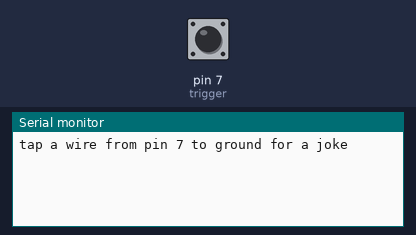
Bench run of a sketch on a simulated Arduino Uno, built with avr-gcc and run on an emulated ATmega328P. Shown: the last lines printed to the serial monitor. The test bench sets the inputs (shaded band); at power-on: pin 7 (trigger) HIGH. Random numbers use the default seed unless the sketch sets one.

Above: at 1.2 s.
1.3 s: pin 7 (trigger) pulled LOW for 0.15 s
At 2.6 s:
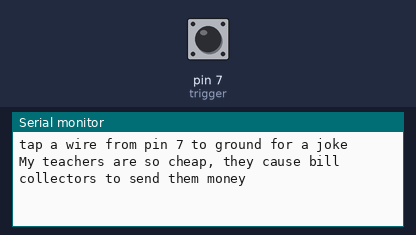
2.9 s: pin 7 (trigger) pulled LOW for 1 s
At 4.8 s:
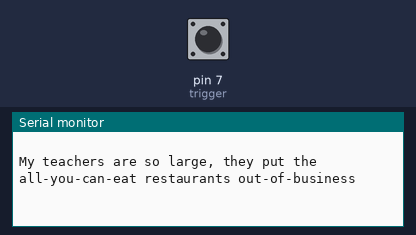
5.4 s: pin 7 (trigger) pulled LOW for 0.15 s
At 6.3 s:
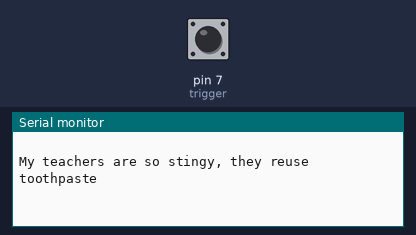
7.0 s: pin 7 (trigger) pulled LOW for 1 s
At 8.0 s:
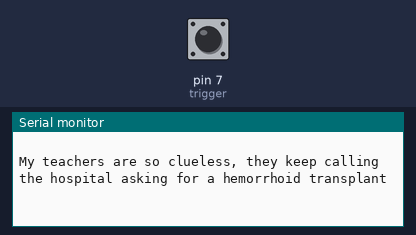
9.5 s: pin 7 (trigger) pulled LOW for 3.2 s
At 13.6 s:
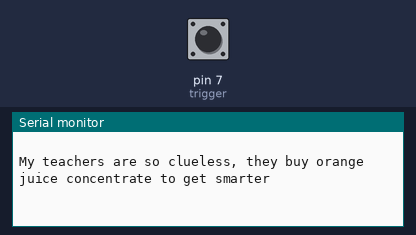
14.2 s: pin 7 (trigger) pulled LOW for 0.15 s
At 14.6 s:
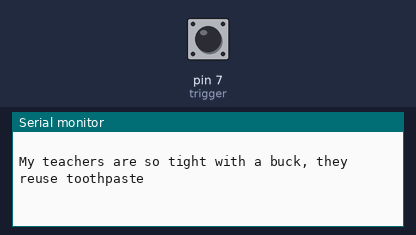

The sketch:

listing6-2.ino
```cpp
byte randomNum1; // teacher joke program, second attempt
byte randomNum2; // Expanded, and even more humorous
boolean counter;
const int trigger = 7;
byte trigState;
byte trigLatch;
String firstPart;
String secondPart;
byte oldRandomNum1;
byte oldRandomNum2;
byte veryOldRandomNum1;
byte veryOldRandomNum2;

void setup() {
  pinMode (trigger, INPUT_PULLUP);
  Serial.begin (9600);
  Serial.println ("tap a wire from pin 7 to ground for a joke");
  Serial.println ();
  Serial.println ();
  randomSeed (analogRead(5));
}

void loop() {
  trigState = digitalRead (trigger);
  if (trigState == LOW) {
    trigLatch = 1;
  }
  while (trigLatch == 1) {
    do {
      randomNum1 = random (0, 20);
    }
    while ((oldRandomNum1 == randomNum1) || (veryOldRandomNum1 == randomNum1));
    // put the line of code shown above on one line
    // checks and eliminates redundant phrases in the first

    do {
      if ((randomNum1 < 20) && (randomNum1 > 14)) {
        //picks 19, 18, 17, 16, 15
        randomNum2 = random (15, 20);
      }
      else if ((randomNum1 < 15) && (randomNum1 > 9)) {
        //picks 14, 13, 12, 11, 10
        randomNum2 = random (10, 15);
      }
      else if ((randomNum1 < 10) && (randomNum1 > 4)) {
        //picks 9, 8, 7, 6, 5
        randomNum2 = random (5, 10);
      }
      else { //picks 4, 3, 2, 1, 0
        randomNum2 = random (0, 5);
      }
    }
    while ((oldRandomNum2 == randomNum2) || (veryOldRandomNum2 == randomNum2));
    // put the line of code shown above on one line
    // checks and eliminates redundancy in the second part

    veryOldRandomNum1 = oldRandomNum1; //separates by two
    veryOldRandomNum2 = oldRandomNum2;
    oldRandomNum1 = randomNum1; //separates by three
    oldRandomNum2 = randomNum2;

    subRoutine1();
    subRoutine2();
    Serial.print ("My teachers are so ");
    Serial.print (firstPart);
    Serial.print (" they ");
    Serial.print (secondPart);
    Serial.println (" ");
    Serial.println (" ");
    trigLatch = 0;
    delay (500);
    trigLatch = 0;
  }
} //end of main loop

void subRoutine1() {
  switch (randomNum1) {
    case 19:
      firstPart = "fat,";
      break;
    case 18:
      firstPart = "big,";
      break;
    case 17:
      firstPart = "humongous,";
      break;
    case 16:
      firstPart = "large,";
      break;
    case 15:
      firstPart = "giant,";
      break;
    case 14:
      firstPart = "ugly,";
      break;
    case 13:
      firstPart = "homely,";
      break;
    case 12:
      firstPart = "nasty lookin,";
      break;
    case 11:
      firstPart = "revolting,";
      break;
    case 10:
      firstPart = "beastly,";
      break;
    case 9:
      firstPart = "stupid,";
      break;
    case 8:
      firstPart = "clueless,";
      break;
    case 7:
      firstPart = "brainless,";
      break;
    case 6:
      firstPart = "dimwit,";
      break;
    case 5:
      firstPart = "thick headed,";
      break;
    case 4:
      firstPart = "cheap,";
      break;
    case 3:
      firstPart = "bargain-basement,";
      break;
    case 2:
      firstPart = "tight with a buck,";
      break;
    case 1:
      firstPart = "low-priced,";
      break;
    case 0:
      firstPart = "stingy,";
      break;
  }
}
void subRoutine2() {
  switch (randomNum2) {
    case 19:
      secondPart = "have hooves instead of feet";
      break;
    case 18:
      secondPart = "makes cows look skinny";
      break;
    case 17:
      secondPart = "block the Sunshine";
      break;
    case 16:
      secondPart = "shop for items that contain gluten";
      break;
    case 15:
      secondPart = "put the all-you-can-eat restaurants out-of-business";
      break;
    case 14:
      secondPart = "buy the extended warranty on mirrors";
      break;
    case 13:
      secondPart = "cause robbers to run the other way and turn themselves in";
      break;
    case 12:
      secondPart = "cause mirrors to refuse to show a reflection";
      break;
    case 11:
      secondPart = "have no bugs that will bite them";
      break;
    case 10:
      secondPart = "have the sun hiding behind the clouds when they're at the beach";
      break;
    case 9:
      secondPart = "think little people are inside of the TV";
      break;
    case 8:
      secondPart = "think you need to put a computer in the oven, if it freezes up";
      break;
    case 7:
      secondPart = "buy orange juice concentrate to get smarter";
      break;
    case 6:
      secondPart = "have the dog teaching them new tricks";
      break;
    case 5:
      secondPart = "keep calling the hospital asking for a hemorrhoid transplant";
      break;
    case 4:
      secondPart = "cause bill collectors to send them money";
      break;
    case 3:
      secondPart = "try to spend both sides of a dollar bill";
      break;
    case 2:
      secondPart = "reuse toothpaste";
      break;
    case 1:
      secondPart = "use both sides of toilet paper";
      break;
    case 0:
      secondPart = "save leaves in the fall, and paste them back on in the spring";
      break;
  }
}
```

Measured:
- after the input at 1.3 s, the serial monitor: prints a new line at once (image 1)
- after the input at 2.9 s, the serial monitor: prints a new line at once (image 2)
- after the input at 5.4 s, the serial monitor: prints a new line at once (image 3)
- after the input at 7.0 s, the serial monitor: prints a new line at once (image 4)
- after the input at 9.5 s, the serial monitor: prints a new line at once (image 5)
- after the input at 14.2 s, the serial monitor: prints a new line at once (image 6)
